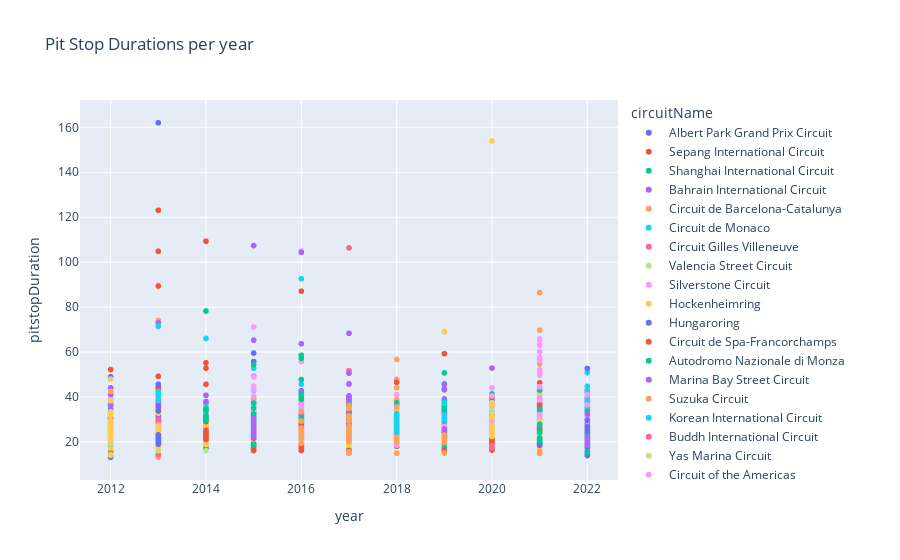

Notebook code for this chart:
### Markdown cell above
We can immediately notice that the large number of outliers skew the results. These outliers correlate with the Red Flagged sessions. Unfortunately Ergast does not contain any kind of data to indicate red-flagged sessions, therefore we will repeat with cut-off of 5 minutes (300seconds).

### Code cell
stops_filtered = stops[stops["pitstopDuration"] < 300]

fig = px.scatter(
    stops_filtered,
    x="year",
    y="pitstopDuration",
    color="circuitName",
    title="Pit Stop Durations per year",
    hover_data=["driverId"],
)
fig.show()

grouped = stops_filtered.groupby(["year"])
year_avgs = pd.DataFrame()
for name, group in grouped:
    item = pd.DataFrame(
        {
            "year": [name],
            "averageDuration": group["pitstopDuration"].mean(),
            "medianDuration": group["pitstopDuration"].median(),
        }
    )
    year_avgs = pd.concat([year_avgs, item])
year_avgs.reset_index(inplace=True, drop=True)

sns.lineplot(data=year_avgs, x="year", y="averageDuration", label="Average")
sns.lineplot(data=year_avgs, x="year", y="medianDuration", label="Median")
plt.xlabel("Year")
plt.ylabel("Pit Stop Duration (seconds)")

del grouped, fig
